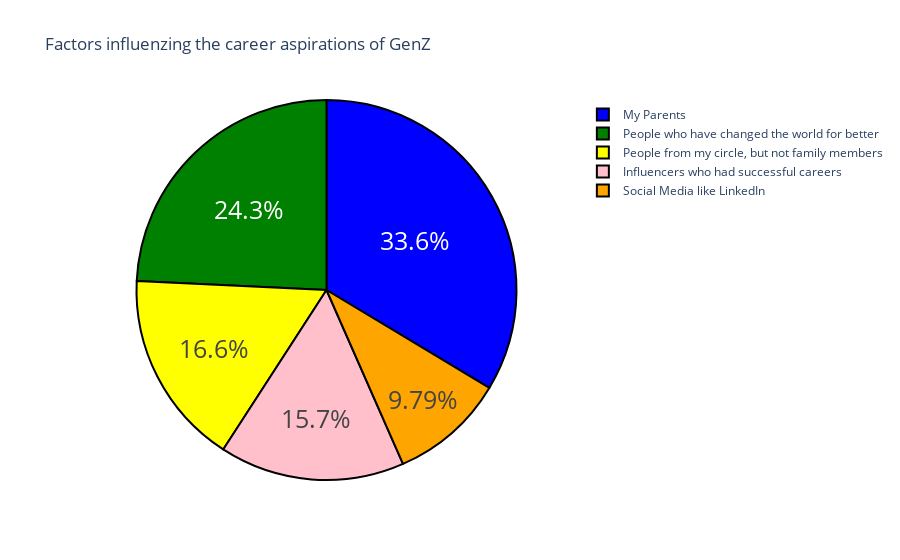

Write notebook code for a chart like this one.
### Code cell
label = factors.index
counts = factors.values
colors = ['blue','green','yellow','pink','orange']
fig = go.Figure(data = [go.Pie(labels = label, values = counts)])
fig.update_layout(title_text= "Factors influenzing the career aspirations of GenZ")
fig.update_traces(hoverinfo = 'label+value+percent', 
                  textinfo = 'percent', textfont_size = 25, 
                  marker = dict(colors = colors, line = dict(color = 'black', width = 2)))
fig.show()

### Figure 1 — Plotly figure (JSON) as saved in the notebook; plotly's stock layout.template omitted (floating-point values rounded to 4 significant figures)
{"data": [{"hoverinfo": "label+value+percent", "labels": ["My Parents", "People who have changed the world for better", "People from my circle, but not family members", "Influencers who had successful careers", "Social Media like LinkedIn"], "marker": {"colors": ["blue", "green", "yellow", "pink", "orange"], "line": {"color": "black", "width": 2}}, "textfont": {"size": 25}, "textinfo": "percent", "type": "pie", "values": [79, 57, 39, 37, 23]}], "layout": {"title": {"text": "Factors influenzing the career aspirations of GenZ"}}}
